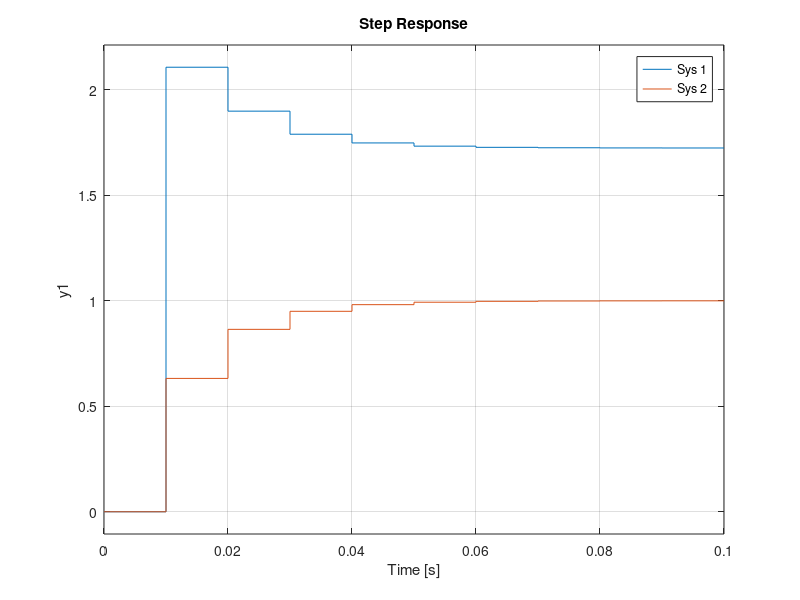

This figure's MATLAB source:
T=0.01;

Hf = ss(0.5, 0.7, 0.2, 0.3, T);

step(Hf)

H0 = c2d(tf(1, [T, 1]), T)

Hc = minreal(H0 / Hf / (1 - H0))

[num, den] = ss2tf(Hc.A, Hc.B, Hc.C, Hc.D);
Hc = minreal(tf(num, den, T))

step(feedback(Hc, Hf), feedback(Hf*Hc, 1))


